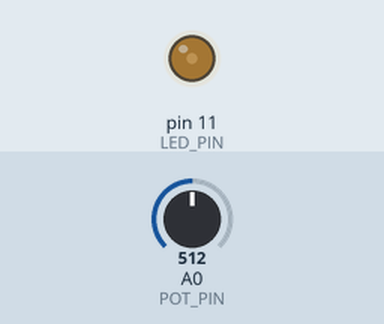
This sketch was run on a simulated Arduino Uno, built with avr-gcc and run on an emulated ATmega328P. Parts: output pins drawn as LEDs (lit = HIGH). The test bench sets the inputs (shaded band); at power-on: A0 (POT_PIN) = 512.

Above: at 1.2 s.
1.3 s: A0 (POT_PIN) set to 716
At 2.2 s:
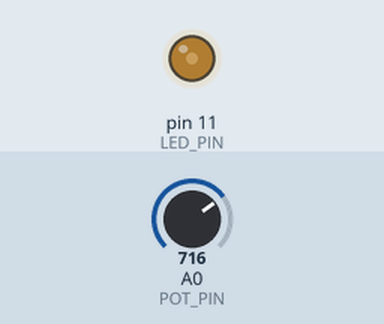
2.8 s: A0 (POT_PIN) set to 0
At 3.4 s:
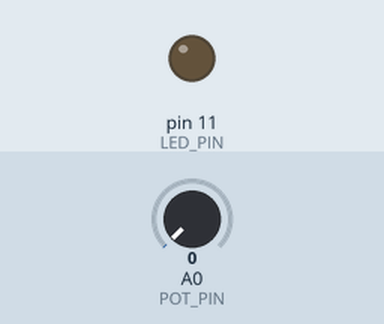
Timing chart, 0 to 5.8 s (numbered marks = the images above; inputs shaded):
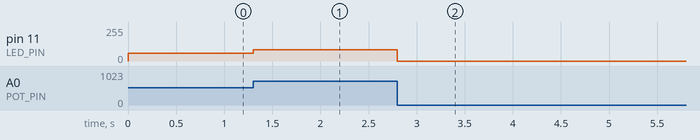

Measured:
- after the input at 1.3 s, pin 11 (LED_PIN): 60/255 → 83/255 at once
- after the input at 2.8 s, pin 11 (LED_PIN): 83/255 → 0/255 at once

The sketch:

diy10_1.ino
```cpp
// 動手做10-1：調光器

const byte POT_PIN = A0;		// 類比輸入腳
const byte LED_PIN = 11;		// LED（PWM輸出）腳

void setup() {
  pinMode(LED_PIN , OUTPUT);
}

void loop() {
  int potVal = 0;
  byte pwmVal = 0;

  potVal = analogRead(POT_PIN );
  pwmVal = map(potVal , 0, 1023, 0, 120);
  analogWrite(LED_PIN , pwmVal );
 }
```
